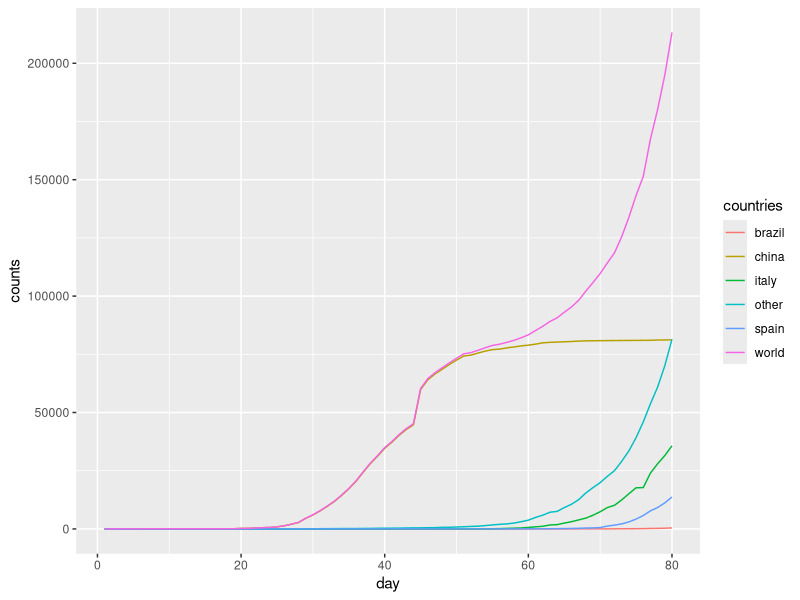
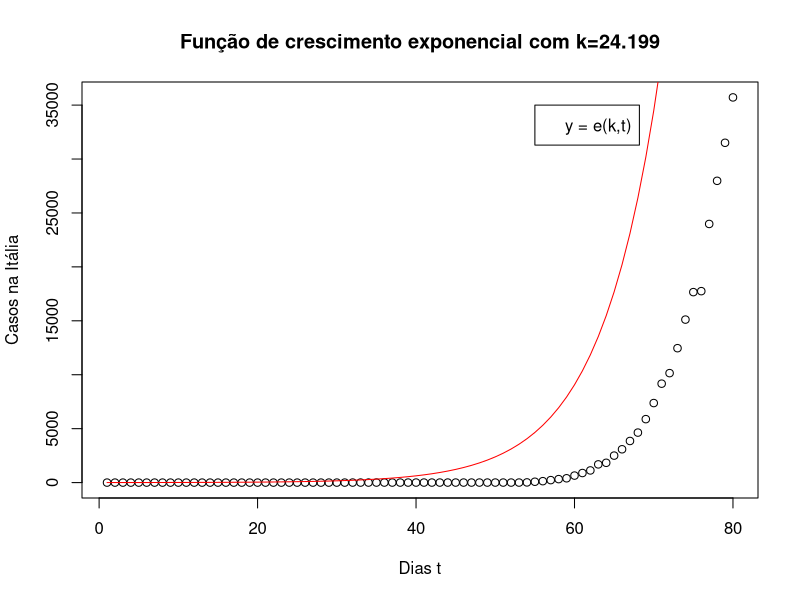

Recreate these plots in R, in order.
require(dplyr)
require(ggplot2)

setwd('covid19-analysis/charts_and_forecasting/')
df <- read.csv(file = 'forecasting/total_cases.csv', header=TRUE)

grouped_df <- df %>% group_by(date) %>% summarise_all(sum)
grouped_df[is.na(grouped_df)] <- 0.
grouped_df$day <- seq.int(nrow(grouped_df))

other_group <- rowSums(grouped_df[, !names(grouped_df) %in% c('date','day','World','China','Italy','Spain','Brazil'), drop = FALSE])

days <- c(1:80)

y_world <- grouped_df$World[(length(grouped_df$World)-length(days)+1):length(grouped_df$World)]
y_brazil <- grouped_df$Brazil[(length(grouped_df$Brazil)-length(days)+1):length(grouped_df$Brazil)]
y_china <- grouped_df$China[(length(grouped_df$China)-length(days)+1):length(grouped_df$China)]
y_italy <- grouped_df$Italy[(length(grouped_df$Italy)-length(days)+1):length(grouped_df$Italy)]
y_spain <- grouped_df$Spain[(length(grouped_df$Spain)-length(days)+1):length(grouped_df$Spain)]
y_other <- other_group[(length(other_group)-length(days)+1):length(other_group)]

days <- c(rep(days,6))
countries <- c(rep('world',80),rep('china',80),rep('italy',80),rep('spain',80),rep('brazil',80),rep('other',80))
counts <- c(y_world,y_china,y_italy,y_spain,y_brazil,y_other)

tbl_header <- c('day','country', 'counts')

data <- data.frame(days,countries,counts)
names(data) <- tbl_header

ggplot(data, aes(x=day,y=counts,color=countries)) +
  geom_line(stat='identity')


italy_data <- data[data$country=='italy',]

###
###  como ocorrem o aumento/diminuição da taxa de infecção do COVID-19
###

### k_value(t) - calcula o parâmetro k do período de contaminação t
###
###

# Assumindo como ponto inicial a primeira observação dos infectados em uma região
a0 = italy_data[italy_data$counts>0,]$counts[1]

# assumindo que a_m(t) é a taxa de
# crescimento/decaimento médio da população infectada 
# em um período.
a_m <- function(t){
  tmp <- italy_data[italy_data$counts>0,]$counts
  return(tmp[t]-tmp[1])/t
};

###
### 
###   encontrar o melhor parâmetro k para um dado valor de a(t)
###
###   a(t) = a0*exp(k*t)
###
### por exemplo para 33
### a_m(33) = a0*exp(k*33)
### 1832 = 3*exp(k*33)
### ln(1832) = ln(3)+ln(exp(k*33))
### ln(1832/3) = ln(exp(k*33))
### ln(610.66) = k*33
### ln(610.66)/33 = k
### k =~ 0.1943
# função para retornar o melhor k
k_value <- function(t){
  return(log(a_m(t)/a0)/t)
}

### A(t,k) = a0*exp(0.1943*t)
a <- function(t,k){
  return(a0*exp(k*t))
}

# qual o valor de k que descreve melhor
# a evoluçao da contaminação
n=80
val=c()
for(n in c(1:n)){
  val = c(val,a(n,k_value(24.199)))
}

plot(y_italy,main="Função de crescimento exponencial com k=24.199",ylab="Casos na Itália", xlab="Dias t")
lines(val,col='red')
legend(55,35000, legend="y = e(k,t)",border="white")
